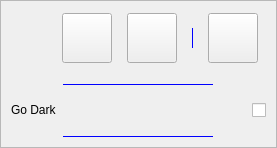
              <widget class="QFrame" name="frame_customize">
               <property name="minimumSize">
                <size>
                 <width>0</width>
                 <height>0</height>
                </size>
               </property>
               <property name="maximumSize">
                <size>
                 <width>16777215</width>
                 <height>0</height>
                </size>
               </property>
               <property name="styleSheet">
                <string notr="true"/>
               </property>
               <property name="frameShape">
                <enum>QFrame::StyledPanel</enum>
               </property>
               <property name="frameShadow">
                <enum>QFrame::Raised</enum>
               </property>
               <layout class="QVBoxLayout" name="verticalLayout_17">
                <property name="spacing">
                 <number>18</number>
                </property>
                <property name="leftMargin">
                 <number>10</number>
                </property>
                <property name="topMargin">
                 <number>10</number>
                </property>
                <property name="rightMargin">
                 <number>10</number>
                </property>
                <property name="bottomMargin">
                 <number>10</number>
                </property>
                <item alignment="Qt::AlignRight|Qt::AlignTop">
                 <widget class="QFrame" name="mini_frame_customize_buttons">
                  <property name="minimumSize">
                   <size>
                    <width>160</width>
                    <height>55</height>
                   </size>
                  </property>
                  <property name="maximumSize">
                   <size>
                    <width>16777215</width>
                    <height>55</height>
                   </size>
                  </property>
                  <property name="styleSheet">
                   <string notr="true">QFrame#mini_frame_customize_buttons
{
	border: transparent;
	background : transparent;
}</string>
                  </property>
                  <property name="frameShape">
                   <enum>QFrame::StyledPanel</enum>
                  </property>
                  <property name="frameShadow">
                   <enum>QFrame::Raised</enum>
                  </property>
                  <layout class="QHBoxLayout" name="horizontalLayout_20">
                   <property name="spacing">
                    <number>15</number>
                   </property>
                   <property name="leftMargin">
                    <number>11</number>
                   </property>
                   <property name="topMargin">
                    <number>1</number>
                   </property>
                   <property name="rightMargin">
                    <number>8</number>
                   </property>
                   <property name="bottomMargin">
                    <number>1</number>
                   </property>
                   <item>
                    <spacer name="horizontalSpacer_10">
                     <property name="orientation">
                      <enum>Qt::Horizontal</enum>
                     </property>
                     <property name="sizeHint" stdset="0">
                      <size>
                       <width>40</width>
                       <height>20</height>
                      </size>
                     </property>
                    </spacer>
                   </item>
                   <item alignment="Qt::AlignVCenter">
                    <widget class="QPushButton" name="btn_settings_chg_font">
                     <property name="sizePolicy">
                      <sizepolicy hsizetype="Fixed" vsizetype="Fixed">
                       <horstretch>0</horstretch>
                       <verstretch>0</verstretch>
                      </sizepolicy>
                     </property>
                     <property name="minimumSize">
                      <size>
                       <width>50</width>
                       <height>50</height>
                      </size>
                     </property>
                     <property name="maximumSize">
                      <size>
                       <width>50</width>
                       <height>50</height>
                      </size>
                     </property>
                     <property name="cursor">
                      <cursorShape>PointingHandCursor</cursorShape>
                     </property>
                     <property name="toolTip">
                      <string>Change Global Font</string>
                     </property>
                     <property name="text">
                      <string/>
                     </property>
                    </widget>
                   </item>
                   <item alignment="Qt::AlignRight|Qt::AlignVCenter">
                    <widget class="QPushButton" name="btn_settings_add_bck">
                     <property name="sizePolicy">
                      <sizepolicy hsizetype="Fixed" vsizetype="Fixed">
                       <horstretch>0</horstretch>
                       <verstretch>0</verstretch>
                      </sizepolicy>
                     </property>
                     <property name="minimumSize">
                      <size>
                       <width>50</width>
                       <height>50</height>
                      </size>
                     </property>
                     <property name="maximumSize">
                      <size>
                       <width>50</width>
                       <height>50</height>
                      </size>
                     </property>
                     <property name="toolTip">
                      <string>Add custom background</string>
                     </property>
                     <property name="text">
                      <string/>
                     </property>
                    </widget>
                   </item>
                   <item alignment="Qt::AlignHCenter|Qt::AlignVCenter">
                    <widget class="Line" name="mini_line_custom_btns">
                     <property name="minimumSize">
                      <size>
                       <width>1</width>
                       <height>20</height>
                      </size>
                     </property>
                     <property name="maximumSize">
                      <size>
                       <width>1</width>
                       <height>20</height>
                      </size>
                     </property>
                     <property name="styleSheet">
                      <string notr="true">QFrame#mini_line_custom_btns
{
    border : 1px solid blue;
    background : blue;
}
</string>
                     </property>
                     <property name="orientation">
                      <enum>Qt::Vertical</enum>
                     </property>
                    </widget>
                   </item>
                   <item alignment="Qt::AlignRight|Qt::AlignVCenter">
                    <widget class="QPushButton" name="btn_settings_chg_bck">
                     <property name="sizePolicy">
                      <sizepolicy hsizetype="Fixed" vsizetype="Fixed">
                       <horstretch>0</horstretch>
                       <verstretch>0</verstretch>
                      </sizepolicy>
                     </property>
                     <property name="minimumSize">
                      <size>
                       <width>50</width>
                       <height>50</height>
                      </size>
                     </property>
                     <property name="maximumSize">
                      <size>
                       <width>50</width>
                       <height>50</height>
                      </size>
                     </property>
                     <property name="cursor">
                      <cursorShape>PointingHandCursor</cursorShape>
                     </property>
                     <property name="toolTip">
                      <string>Change background</string>
                     </property>
                     <property name="text">
                      <string/>
                     </property>
                    </widget>
                   </item>
                  </layout>
                 </widget>
                </item>
                <item alignment="Qt::AlignHCenter">
                 <widget class="Line" name="mini_line_custom_2">
                  <property name="sizePolicy">
                   <sizepolicy hsizetype="Fixed" vsizetype="Fixed">
                    <horstretch>0</horstretch>
                    <verstretch>0</verstretch>
                   </sizepolicy>
                  </property>
                  <property name="minimumSize">
                   <size>
                    <width>150</width>
                    <height>1</height>
                   </size>
                  </property>
                  <property name="maximumSize">
                   <size>
                    <width>150</width>
                    <height>1</height>
                   </size>
                  </property>
                  <property name="styleSheet">
                   <string notr="true">QFrame#mini_line_custom_2
{
    border : 1px solid blue;
    background : blue;
}

</string>
                  </property>
                  <property name="orientation">
                   <enum>Qt::Horizontal</enum>
                  </property>
                 </widget>
                </item>
                <item alignment="Qt::AlignTop">
                 <widget class="QFrame" name="frame_label_dark_theme">
                  <property name="sizePolicy">
                   <sizepolicy hsizetype="Preferred" vsizetype="Preferred">
                    <horstretch>0</horstretch>
                    <verstretch>0</verstretch>
                   </sizepolicy>
                  </property>
                  <property name="minimumSize">
                   <size>
                    <width>0</width>
                    <height>0</height>
                   </size>
                  </property>
                  <property name="maximumSize">
                   <size>
                    <width>16777215</width>
                    <height>16777215</height>
                   </size>
                  </property>
                  <property name="styleSheet">
                   <string notr="true">QFrame#frame_label_dark_theme
{
	border: transparent;
	background : transparent;
}</string>
                  </property>
                  <property name="frameShape">
                   <enum>QFrame::StyledPanel</enum>
                  </property>
                  <property name="frameShadow">
                   <enum>QFrame::Raised</enum>
                  </property>
                  <layout class="QHBoxLayout" name="horizontalLayout_21">
                   <property name="spacing">
                    <number>17</number>
                   </property>
                   <property name="leftMargin">
                    <number>0</number>
                   </property>
                   <property name="topMargin">
                    <number>0</number>
                   </property>
                   <property name="rightMargin">
                    <number>0</number>
                   </property>
                   <property name="bottomMargin">
                    <number>0</number>
                   </property>
                   <item alignment="Qt::AlignLeft|Qt::AlignVCenter">
                    <widget class="QLabel" name="label_dark_theme">
                     <property name="maximumSize">
                      <size>
                       <width>16777215</width>
                       <height>16777215</height>
                      </size>
                     </property>
                     <property name="styleSheet">
                      <string notr="true">border: transparent;
background : transparent;</string>
                     </property>
                     <property name="text">
                      <string>Go Dark</string>
                     </property>
                    </widget>
                   </item>
                   <item alignment="Qt::AlignRight|Qt::AlignVCenter">
                    <widget class="QCheckBox" name="chkbox_settings_chg_theme">
                     <property name="cursor">
                      <cursorShape>PointingHandCursor</cursorShape>
                     </property>
                     <property name="toolTip">
                      <string/>
                     </property>
                     <property name="text">
                      <string/>
                     </property>
                     <property name="checked">
                      <bool>false</bool>
                     </property>
                    </widget>
                   </item>
                  </layout>
                 </widget>
                </item>
                <item alignment="Qt::AlignHCenter|Qt::AlignTop">
                 <widget class="Line" name="mini_line_custom">
                  <property name="sizePolicy">
                   <sizepolicy hsizetype="Fixed" vsizetype="Fixed">
                    <horstretch>0</horstretch>
                    <verstretch>0</verstretch>
                   </sizepolicy>
                  </property>
                  <property name="minimumSize">
                   <size>
                    <width>150</width>
                    <height>1</height>
                   </size>
                  </property>
                  <property name="maximumSize">
                   <size>
                    <width>150</width>
                    <height>1</height>
                   </size>
                  </property>
                  <property name="styleSheet">
                   <string notr="true">QFrame#mini_line_custom
{
    border : 1px solid blue;
    background : blue;
}

</string>
                  </property>
                  <property name="orientation">
                   <enum>Qt::Horizontal</enum>
                  </property>
                 </widget>
                </item>
               </layout>
              </widget>
